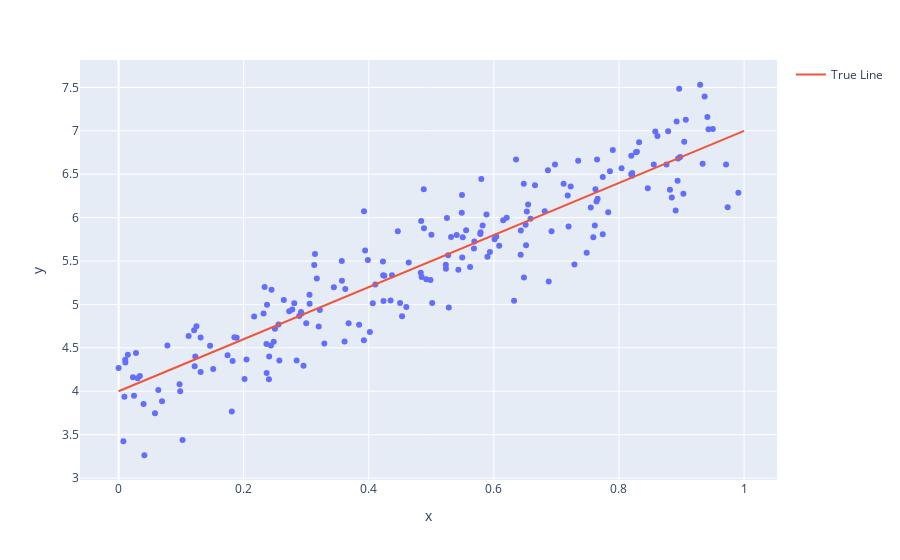

The notebook cell saved with this chart:
### Code cell
x_vals = np.linspace(0, 1, 100)
y_vals = theta_0_true + theta_1_true * x_vals

fig = px.scatter(df, "x", "y")

fig.add_trace(go.Scatter(x=x_vals, y=y_vals, mode='lines', name='True Line'))

fig.show()
